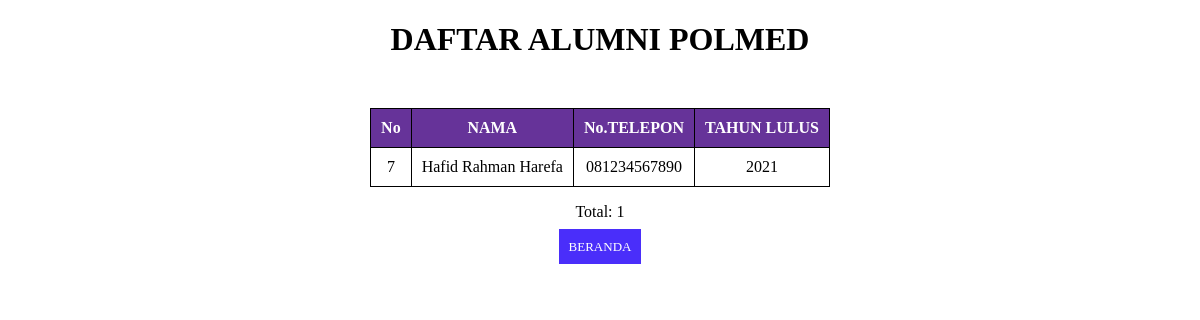
The page /proyek/listmhs1.php on the database its author committed.
### tables this page shows
CREATE TABLE `tblmahasiswa` (
  `idmhs` int(11) NOT NULL,
  `namamhs` varchar(50) NOT NULL,
  `telpmhs` varchar(12) NOT NULL,
  `thnmhs` varchar(4) NOT NULL
);

### proyek/listmhs1.php (the view, shortened to what this page needs)
<?php include("config.php"); ?>
<!DOCTYPE html>
<html>
<head>
</head>
<body>
<header><center>
    <h1>DAFTAR ALUMNI POLMED</h1>
</header>
    <br>
    <table border="1">
    <thead>
        <tr>
        <th>No</th>
        <th>NAMA</th>
        <th>No.TELEPON</th>
        <th>TAHUN LULUS</th>
        </tr>
    </thead>
 <tbody>
 <?php
    $sql = "SELECT * FROM tblmahasiswa";
    $query = mysqli_query($db, $sql);
    while($mahasiswa = mysqli_fetch_array($query)){
    echo "<tr>";
    echo "<td>".$mahasiswa['idmhs']."</td>";
    echo "<td>".$mahasiswa['namamhs']."</td>";
    echo "<td>".$mahasiswa['telpmhs']."</td>";
    echo "<td>".$mahasiswa['thnmhs']."</td>";
    echo "</tr>";
}
 ?>
 </tbody>
 </table>
 <p><center>Total: <?php echo mysqli_num_rows($query) ?></p>
 <center><a href="index.php">BERANDA</a>
 </body>
</html>

### proyek/listmhs1.php (style rules this page uses)
* { font-family: "Trebuchet MS"; }
h1 { text-transform: uppercase; color: black; }
table { text-align :center; border: solid 1px #000000; border-collapse: collapse; border-spacing: 0; margin: 10px auto 10px auto; }
table thead th { text-align :center; background-color: #663399; border: solid 1px #000000, #000000; color: white; padding: 10px; text-decoration: none; }
table tbody td { border: solid 1px #000000; color: black; padding: 10px; }
a { background-color: #4A2EFA; color: white; padding: 10px; text-decoration: none; font-size: 13px; }

### rows shown on the page
tblmahasiswa: idmhs "7", namamhs "Hafid Rahman Harefa", telpmhs "081234567890", thnmhs "2021"

### other values the page prints
mysqli_num_rows($query) "1"
